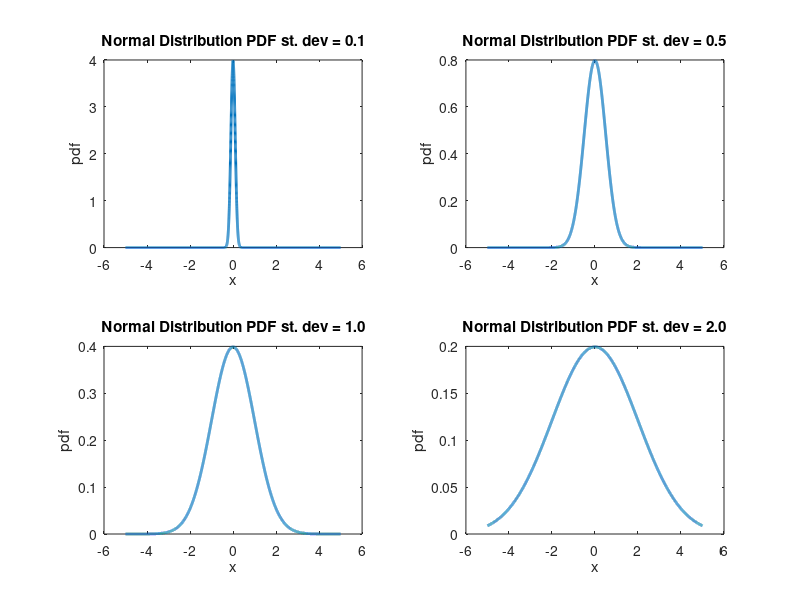
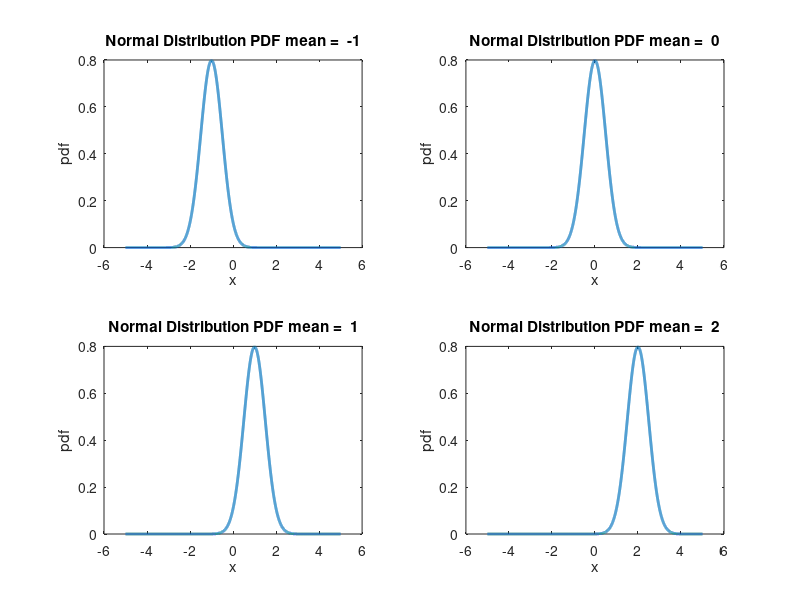
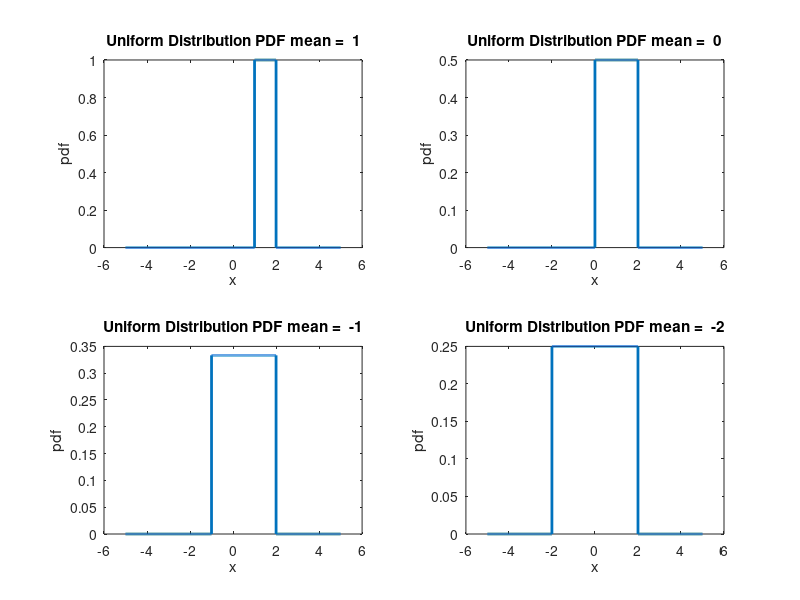
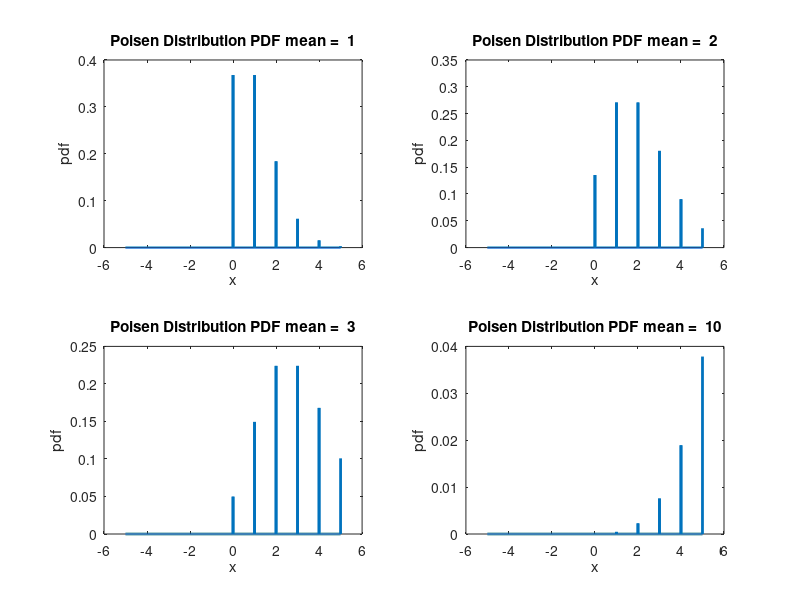

These charts were generated, in order, by the following MATLAB code:
% Experiment 1

clc;
clear all;
close all;

pkg load statistics;
x = -5:0.001:5;

% ---------- Normal Distribution ----------

figure;
%Normal Distribution PDF for Varing st. dev.
subplot(2, 2, 1);
y1 = normpdf(x, 0, 0.1);
plot(x, y1, "linewidth", 2);
xlabel("x");
ylabel("pdf");
title("Normal Distribution PDF st. dev = 0.1");

subplot(2, 2, 2);
y2 = normpdf(x, 0, 0.5);
plot(x, y2, "linewidth", 2);
xlabel("x");
ylabel("pdf");
title("Normal Distribution PDF st. dev = 0.5");

subplot(2, 2, 3);
y3 = normpdf(x, 0, 1);
plot(x, y3, "linewidth", 2);
xlabel("x");
ylabel("pdf");
title("Normal Distribution PDF st. dev = 1.0");

subplot(2, 2, 4);
y4 = normpdf(x, 0, 2);
plot(x, y4, "linewidth", 2);
xlabel("x");
ylabel("pdf");
title("Normal Distribution PDF st. dev = 2.0");

figure;
%Normal Distribution PDF for Varing mean
subplot(2, 2, 1);
y1 = normpdf(x, -1, 0.5);
plot(x, y1, "linewidth", 2);
xlabel('x');
ylabel('pdf');
title('Normal Distribution PDF mean =  -1')

subplot(2, 2, 2);
y2 = normpdf(x, 0, 0.5);
plot(x, y2, "linewidth", 2);
xlabel('x');
ylabel('pdf');
title('Normal Distribution PDF mean =  0')

subplot(2, 2, 3);
y3 = normpdf(x, 1, 0.5);
plot(x, y3, "linewidth", 2);
xlabel('x');
ylabel('pdf');
title('Normal Distribution PDF mean =  1')

subplot(2, 2, 4);
y4 = normpdf(x, 2, 0.5);
plot(x, y4, "linewidth", 2);
xlabel('x');
ylabel('pdf');
title('Normal Distribution PDF mean =  2')

% ---------- Uniform Distribution ----------

figure;
%Uniform Distribution PDF for Varing Mean
subplot(2,2,1);
y1 = unifpdf(x,1,2);
plot(x,y1,"linewidth",2);
xlabel('x');
ylabel('pdf');
title('Uniform Distribution PDF mean =  1')

subplot(2,2,2);
y2 = unifpdf(x,0,2);
plot(x,y2,"linewidth",2);
xlabel('x');
ylabel('pdf');
title('Uniform Distribution PDF mean =  0')

subplot(2,2,3);
y3 = unifpdf(x,-1,2);
plot(x,y3,"linewidth",2);
xlabel('x');
ylabel('pdf');
title('Uniform Distribution PDF mean =  -1')

subplot(2,2,4);
y4 = unifpdf(x,-2,2);
plot(x,y4,"linewidth",2);
xlabel('x');
ylabel('pdf');
title('Uniform Distribution PDF mean =  -2')

% ---------- Poisen Distribution ----------

figure;
%Poisen Distribution PDF for Varing Mean
subplot(2,2,1);
y1 = poisspdf(x,1);
plot(x,y1,"linewidth",2);
xlabel('x');
ylabel('pdf');
title('Poisen Distribution PDF mean =  1')

subplot(2,2,2);
y2 = poisspdf(x,2);
plot(x,y2,"linewidth",2);
xlabel('x');
ylabel('pdf');
title('Poisen Distribution PDF mean =  2')

subplot(2,2,3);
y3 = poisspdf(x,3);
plot(x,y3,"linewidth",2);
xlabel('x');
ylabel('pdf');
title('Poisen Distribution PDF mean =  3')

subplot(2,2,4);
y4 = poisspdf(x,10);
plot(x,y4,"linewidth",2);
xlabel('x');
ylabel('pdf');
title('Poisen Distribution PDF mean =  10')

% ---------- Exponential Distribution ----------

figure;
%Exponential Distribution PDF for Varing Mean
subplot(2,2,1);
y1 = exppdf(x,1);
plot(x,y1,"linewidth",2);
xlabel('x');
ylabel('pdf');
title('Exponential Distribution PDF mean =  1')

subplot(2,2,2);
y2 = exppdf(x,2);
plot(x,y2,"linewidth",2);
xlabel('x');
ylabel('pdf');
title('Exponential Distribution PDF mean =  2')

subplot(2,2,3);
y3 = exppdf(x,3);
plot(x,y3,"linewidth",2);
xlabel('x');
ylabel('pdf');
title('Exponential Distribution PDF mean =  3')

subplot(2,2,4);
y4 = exppdf(x,10);
plot(x,y4,"linewidth",2);
xlabel('x');
ylabel('pdf');
title('Exponential Distribution PDF mean =  10')


% ---------- Experiment 1 - Part B ----------

clc;
clear all;
close all;

%Auto Correlation function and Power Spectral Density
pkg load statistics;
y=normrnd(0,1,1,200);
Gy=periodogram(y);
Ry=abs(ifft(Gy,256));
Ry=[Ry(130:256)' Ry(1:129)'];
t=-127:1:128;
figure;
subplot(1,2,1);
plot(Gy);
xlabel('frequencysamples');
title('PSD');
subplot(1,2,2);
stem(t,Ry);
xlabel('time shift');
title('autocorrection');
